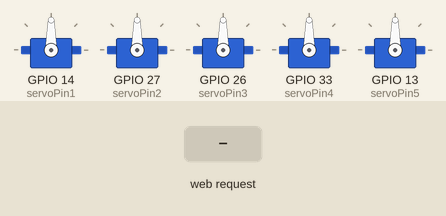
Recording of a sketch running on a simulated ESP32. Parts: 5 × servo. The test bench sets the inputs (shaded band). WiFi joins after 1.5 s; servers stay silent unless stated; what the sketch prints to the serial monitor is not drawn.

Above: at 3.7 s.
3.8 s: HTTP request GET /servo?num=1&pos=1 received
At 5.2 s:
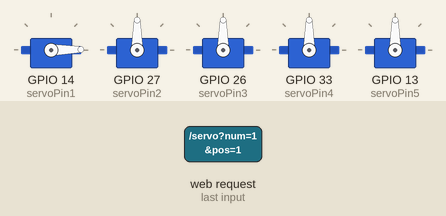
Timing chart, 0 to 6.8 s (numbered marks = the images above; inputs shaded):
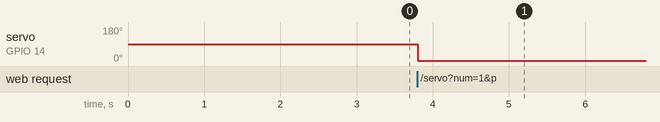

The sketch:

CODE.ino
```cpp
#include <WiFi.h>
#include <WebServer.h>
#include <ESP32Servo.h>

// WiFi credentials - CHANGE THESE
const char* ssid = "buleshthakur";      // Replace with your WiFi name
const char* password = "12345678";   // Replace with your WiFi password

// Create servo objects
Servo servo1;  // Pin 14
Servo servo2;  // Pin 27
Servo servo3;  // Pin 26
Servo servo4;  // Pin 33
Servo servo5;  // Pin 13

// Servo pin definitions
const int servoPin1 = 14;
const int servoPin2 = 27;
const int servoPin3 = 26;
const int servoPin4 = 33;
const int servoPin5 = 13;

// Current servo positions (0-180 degrees)
int pos1 = 90;
int pos2 = 90;
int pos3 = 90;
int pos4 = 90;
int pos5 = 90;

// Create web server on port 80
WebServer server(80);

// HTML webpage
const char webpage[] PROGMEM = R"=====(
<!DOCTYPE html>
<html>
<head>
    <meta name="viewport" content="width=device-width, initial-scale=1">
    <title>Robotic Arm Control</title>
    <style>
        body {
            font-family: Arial, sans-serif;
            text-align: center;
            background: linear-gradient(135deg, #667eea 0%, #764ba2 100%);
            margin: 0;
            padding: 20px;
            min-height: 100vh;
        }
        .container {
            max-width: 500px;
            margin: 0 auto;
            background: white;
            padding: 30px;
            border-radius: 15px;
            box-shadow: 0 10px 30px rgba(0,0,0,0.3);
        }
        h1 {
            color: #333;
            margin-bottom: 30px;
        }
        .servo-control {
            margin: 25px 0;
            padding: 15px;
            background: #f5f5f5;
            border-radius: 10px;
        }
        .servo-label {
            font-weight: bold;
            color: #555;
            margin-bottom: 10px;
            font-size: 16px;
        }
        .slider-container {
            display: flex;
            align-items: center;
            gap: 15px;
            justify-content: center;
        }
        input[type=range] {
            width: 60%;
            height: 8px;
            border-radius: 5px;
            background: #ddd;
            outline: none;
            -webkit-appearance: none;
        }
        input[type=range]::-webkit-slider-thumb {
            -webkit-appearance: none;
            appearance: none;
            width: 25px;
            height: 25px;
            border-radius: 50%;
            background: #667eea;
            cursor: pointer;
        }
        input[type=range]::-moz-range-thumb {
            width: 25px;
            height: 25px;
            border-radius: 50%;
            background: #667eea;
            cursor: pointer;
            border: none;
        }
        .value-display {
            min-width: 40px;
            font-weight: bold;
            color: #667eea;
            font-size: 18px;
        }
        .preset-buttons {
            margin-top: 30px;
            display: grid;
            grid-template-columns: 1fr 1fr;
            gap: 10px;
        }
        button {
            padding: 15px;
            font-size: 16px;
            border: none;
            border-radius: 8px;
            background: #667eea;
            color: white;
            cursor: pointer;
            font-weight: bold;
            transition: all 0.3s;
        }
        button:hover {
            background: #5568d3;
            transform: translateY(-2px);
            box-shadow: 0 5px 15px rgba(102,126,234,0.4);
        }
        button:active {
            transform: translateY(0);
        }
        .status {
            margin-top: 20px;
            padding: 10px;
            border-radius: 5px;
            background: #e8f5e9;
            color: #2e7d32;
            font-weight: bold;
        }
    </style>
</head>
<body>
    <div class="container">
        <h1> Robotic Arm Control</h1>

        <div class="servo-control">
            <div class="servo-label">Servo 1 (Pin 14)</div>
            <div class="slider-container">
                <input type="range" min="0" max="180" value="90" id="servo1" oninput="updateServo(1, this.value)">
                <span class="value-display" id="value1">90°</span>
            </div>
        </div>

        <div class="servo-control">
            <div class="servo-label">Servo 2 (Pin 27)</div>
            <div class="slider-container">
                <input type="range" min="0" max="180" value="90" id="servo2" oninput="updateServo(2, this.value)">
                <span class="value-display" id="value2">90°</span>
            </div>
        </div>

        <div class="servo-control">
            <div class="servo-label">Servo 3 (Pin 26)</div>
            <div class="slider-container">
                <input type="range" min="0" max="180" value="90" id="servo3" oninput="updateServo(3, this.value)">
                <span class="value-display" id="value3">90°</span>
            </div>
        </div>

        <div class="servo-control">
            <div class="servo-label">Servo 4 (Pin 33)</div>
            <div class="slider-container">
                <input type="range" min="0" max="180" value="90" id="servo4" oninput="updateServo(4, this.value)">
                <span class="value-display" id="value4">90°</span>
            </div>
        </div>

        <div class="servo-control">
            <div class="servo-label">Servo 5 (Pin 13)</div>
            <div class="slider-container">
                <input type="range" min="0" max="180" value="90" id="servo5" oninput="updateServo(5, this.value)">
                <span class="value-display" id="value5">90°</span>
            </div>
        </div>

        <div class="preset-buttons">
            <button onclick="homePosition()">🏠 Home</button>
            <button onclick="resetAll()">🔄 Reset All</button>
            <button onclick="preset1()">📌 Preset 1</button>
            <button onclick="preset2()">📌 Preset 2</button>
        </div>

        <div class="status" id="status">Ready</div>
    </div>

    <script>
        function updateServo(servoNum, value) {
            document.getElementById('value' + servoNum).innerText = value + '°';

            fetch('/servo?num=' + servoNum + '&pos=' + value)
                .then(response => response.text())
                .then(data => {
                    document.getElementById('status').innerText = 'Servo ' + servoNum + ' → ' + value + '°';
                })
                .catch(error => {
                    document.getElementById('status').innerText = 'Error!';
                });
        }

        function homePosition() {
            setAllServos(90, 90, 90, 90, 90);
            document.getElementById('status').innerText = 'Home Position';
        }

        function resetAll() {
            setAllServos(90, 90, 90, 90, 90);
            document.getElementById('status').innerText = 'All Servos Reset';
        }

        function preset1() {
            setAllServos(45, 135, 60, 120, 90);
            document.getElementById('status').innerText = 'Preset 1 Applied';
        }

        function preset2() {
            setAllServos(135, 45, 120, 60, 180);
            document.getElementById('status').innerText = 'Preset 2 Applied';
        }

        function setAllServos(v1, v2, v3, v4, v5) {
            updateSlider(1, v1);
            updateSlider(2, v2);
            updateSlider(3, v3);
            updateSlider(4, v4);
            updateSlider(5, v5);
        }

        function updateSlider(num, val) {
            document.getElementById('servo' + num).value = val;
            document.getElementById('value' + num).innerText = val + '°';
            updateServo(num, val);
        }
    </script>
</body>
</html>
)=====";

// Handle root page
void handleRoot() {
    server.send(200, "text/html", webpage);
}

// Handle servo control
void handleServo() {
    if (server.hasArg("num") && server.hasArg("pos")) {
        int servoNum = server.arg("num").toInt();
        int position = server.arg("pos").toInt();

        // Constrain position to valid range
        position = constrain(position, 0, 180);

        // Move the appropriate servo
        switch(servoNum) {
            case 1:
                servo1.write(position);
                pos1 = position;
                break;
            case 2:
                servo2.write(position);
                pos2 = position;
                break;
            case 3:
                servo3.write(position);
                pos3 = position;
                break;
            case 4:
                servo4.write(position);
                pos4 = position;
                break;
            case 5:
                servo5.write(position);
                pos5 = position;
                break;
        }

        server.send(200, "text/plain", "OK");
    } else {
        server.send(400, "text/plain", "Bad Request");
    }
}

void setup() {
    // Start serial communication
    Serial.begin(115200);

    // Attach servos to pins
    servo1.attach(servoPin1);
    servo2.attach(servoPin2);
    servo3.attach(servoPin3);
    servo4.attach(servoPin4);
    servo5.attach(servoPin5);

    // Set servos to initial position
    servo1.write(pos1);
    servo2.write(pos2);
    servo3.write(pos3);
    servo4.write(pos4);
    servo5.write(pos5);

    delay(1000);

    // Connect to WiFi
    Serial.println();
    Serial.print("Connecting to WiFi: ");
    Serial.println(ssid);

    WiFi.begin(ssid, password);

    // Wait for connection
    while (WiFi.status() != WL_CONNECTED) {
        delay(500);
        Serial.print(".");
    }

    Serial.println();
    Serial.println("WiFi Connected!");
    Serial.print("IP Address: ");
    Serial.println(WiFi.localIP());

    // Setup web server routes
    server.on("/", handleRoot);
    server.on("/servo", handleServo);

    // Start server
    server.begin();
    Serial.println("Web Server Started!");
    Serial.println("Open this IP in your browser:");
    Serial.println(WiFi.localIP());
}

void loop() {
    server.handleClient();
}
```

Measured:
- after the input at 3.8 s, servo on GPIO 14 (servoPin1): 90° → 1° at once
